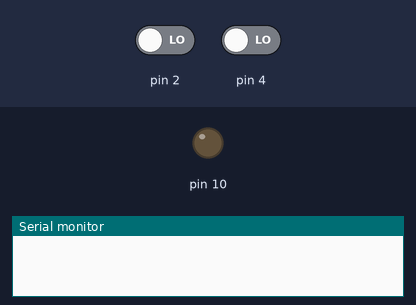
Recording of a sketch running on a simulated Arduino Uno, built with avr-gcc and run on an emulated ATmega328P. On the bench: output pins drawn as LEDs (lit = HIGH), the last lines printed to the serial monitor. The test bench sets the inputs (shaded band); at power-on: pin 4 LOW, pin 2 LOW.

Above: at 1.2 s.
1.3 s: pin 4 driven HIGH
At 1.8 s:
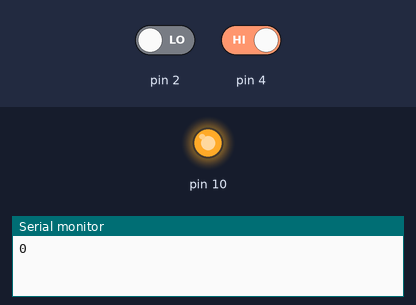
4.3 s: pin 4 driven LOW
At 5.2 s:
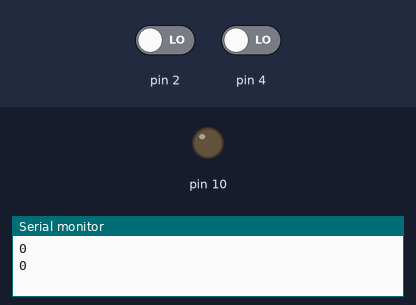
Timing chart, 0 to 7.3 s (numbered marks = the images above; inputs shaded):
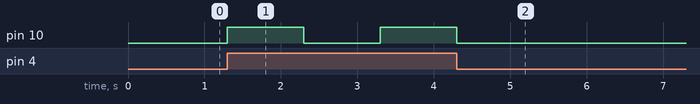

Measured:
- after the input at 1.3 s, pin 10: LOW → HIGH at once, → LOW 1.0 s later, → HIGH 1.0 s later
- after the input at 4.3 s, pin 10: goes on until 4.3 s, then stays LOW

The sketch:

ejercicio_pag_97_1.ino
```cpp
int conta = 0;
void setup(){
Serial.begin(9600);
pinMode(2,INPUT);
pinMode(4,INPUT);
pinMode(10,OUTPUT);

}
void loop(){
  int i=0;
  if(digitalRead(2) == HIGH ){
     if(digitalRead(2) == LOW ){
       conta++;
          Serial.println(conta);
          delay (100);
       }
  }

if(digitalRead(4)==HIGH){

  while(conta>=i){
    Serial.println(i);
    digitalWrite(10,HIGH);
    delay(1000);
    digitalWrite(10,LOW);
    delay(1000);
    i++;
  }
  i=0;
  conta=0;
}
}
```
